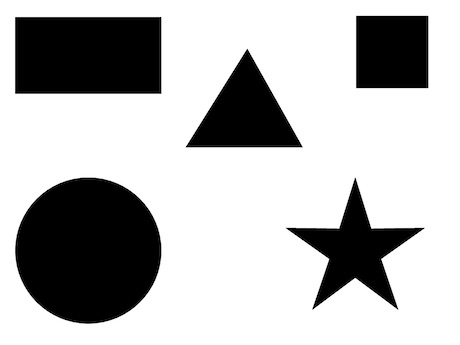
#> input picture img/5shapes.jpg, 460 x 345 px
$ jupyter execute 7.17_workshop_shape.ipynb
#> lines starting #> are read from the running program, lines starting #| are printed output that depends on the picture; after the words box and inside, x2 and y2 are one past the last pixel; in counts of white or black regions, pixels touching at a corner belong together
[cell 1]
import cv2
import numpy as np

[cell 2]
# Read Image, convert gray scale and threshold
img = cv2.imread('./img/5shapes.jpg')
#> img is the input picture: shape (345, 460, 3); min 0, max 255, mean 183.4
img2 = img.copy()
img_gray = cv2.cvtColor(img, cv2.COLOR_BGR2GRAY)
ret, th = cv2.threshold(img_gray, 127, 255, cv2.THRESH_BINARY_INV)
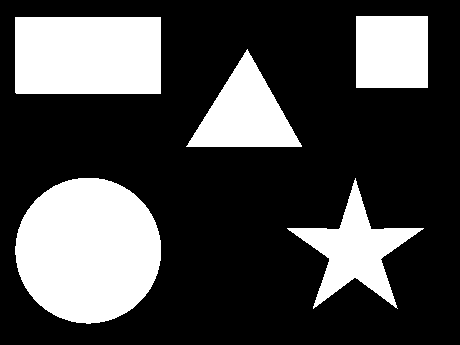
#> th: shape (345, 460); 28.1% white; 5 white regions

[cell 3]
# Find contour
contours, _ = cv2.findContours(th, cv2.RETR_EXTERNAL, cv2.CHAIN_APPROX_SIMPLE)[-2:]
#> contours = 5 contours; box (x1, y1, x2, y2) and area: (15, 178, 161, 324) 16485, (15, 17, 161, 94) 11020, (287, 178, 424, 309) 5586, (186, 49, 302, 147) 5560, (356, 16, 428, 88) 5041

for contour in contours:
    # Approximate contour with simplification
    approx = cv2.approxPolyDP(contour, 0.01*cv2.arcLength(contour, True), True)
    # Number of vertices
    vertices = len(approx)
    print('vertices:', vertices)

    # Find the controid
    mmt = cv2.moments(contour)
    cx, cy = int(mmt['m10']/mmt['m00']), int(mmt['m01']/mmt['m00'])

    name = 'Unknown'
    if vertices == 3:          # Triangle
        name = 'Triangle'
        color = (0, 255, 0)
    elif vertices == 4:        # Rectangle
        x, y, w, h = cv2.boundingRect(contour)
        if abs(w-h) <= 3:      # Square if the difference between its width and height is less than 3
            name = 'Square'
            color = (0, 125, 255)
        else:                  # Rectangle if the difference between its width and height is more than 3
            name = 'Rectangle'
            color = (0, 0, 255)
    elif vertices == 10:       # Star
        name = 'Star'
        color = (255, 255, 0)
    elif vertices >= 11:       # Circle
        name = 'Circle'
        color = (0, 255, 255)
    # Draw contour
    cv2.drawContours(img2, [contour], -1, color, -1)
    # Print shape name
    cv2.putText(img2, name, (cx-50, cy), cv2.FONT_HERSHEY_COMPLEX_SMALL,
                1, (100, 100, 100), 1)
#> this loop made 5 passes
#> (approx, vertices, cx, cy, name, x, y, w) on passes 4 to 5: ([[15, 17], [16, 93], [160, 93], [160, 17]], 4, 87, 54, 'Rectangle', 15, 17, 146), ([[356, 16], [356, 87], [427, 87], [427, 16]], 4, 391, 51, 'Square', 356, 16, 72)
#> (approx, vertices, cx, cy, name, color) on pass 3: ([[301, 145], [247, 49], [186, 146]], 3, 244, 113, 'Triangle', (0, 255, 0))
#| vertices: 10
#| vertices: 16
#| vertices: 3
#| vertices: 4
#| vertices: 4
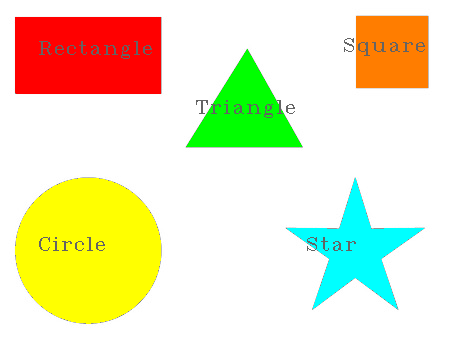
#> img2: shape (345, 460, 3); mean B, G, R 192.4, 231.6, 235.2

[cell 4]
# Output result
merged = np.hstack((img, img2))
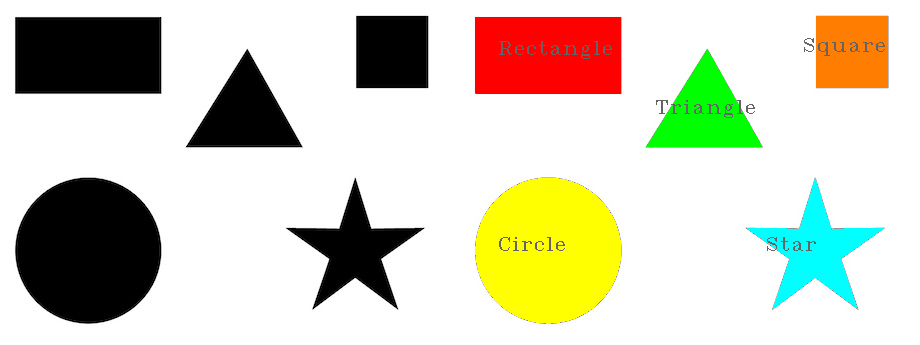
#> merged: shape (345, 920, 3); mean B, G, R 187.9, 207.5, 209.3
cv2.imshow('Input Shapes & Recognizing Shapes', merged)
cv2.waitKey()
cv2.destroyAllWindows()

$ run again, with img/4star.jpg copied over img/5shapes.jpg
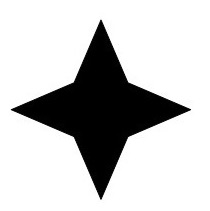
#> input picture img/4star.jpg, 210 x 211 px
#> img is the input picture: shape (211, 210, 3); min 0, max 255, mean 197.9
#> `ret, th = cv2.threshold(img_gray, 127, 255, cv2.THRESH_BINARY_INV)`:
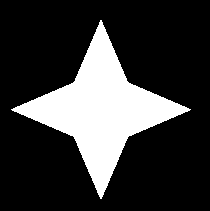
#> th: shape (211, 210); 22.4% white; 1 white region
#> contours = 1 contour; box (x1, y1, x2, y2) and area: (11, 20, 191, 199) 9675
#> `merged = np.hstack((img, img2))`:
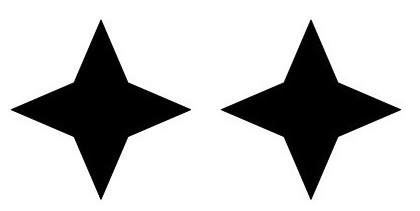
#> merged: shape (211, 420, 3); min 0, max 255, mean 197.9
